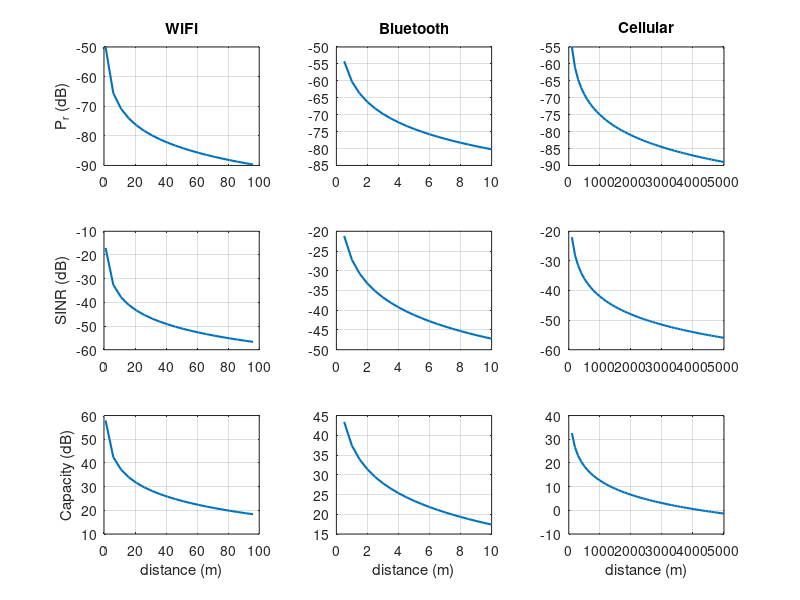
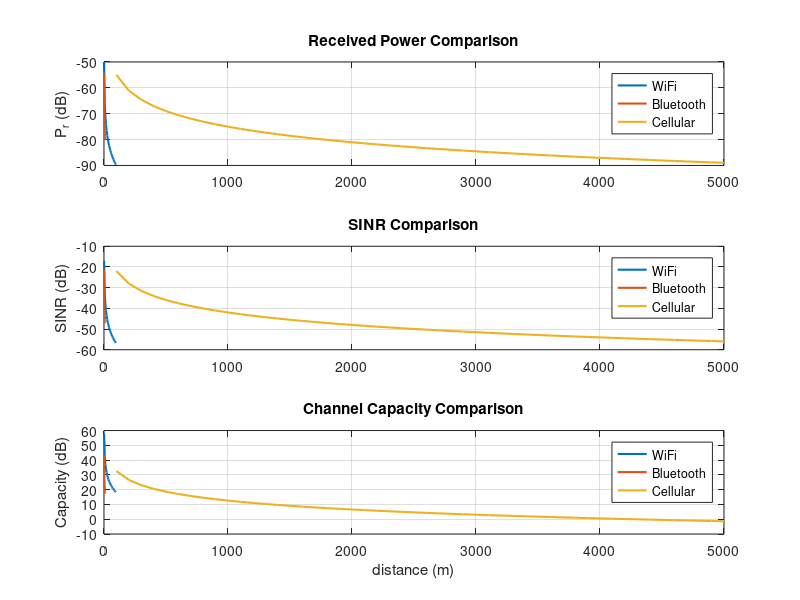

The MATLAB source for these figures, in order:
% communication_assignment.m
% Wireless Communication Performance Simulation
% Technologies: WiFi, Bluetooth, and Cellular
% This script calculates and plots received power, SINR, and channel capacity
% as a function of distance using the Friis transmission equation.

clear all;
close all;
clc;

%% Common parameters
G_t = 1;              % Transmitting antenna gain
G_r = 1;              % Receiving antenna gain
c = 3*1e8;            % Speed of light in m/s
Pn = 500*1e-6;        % Noise power in watts

%% Task 1: WiFi Simulation
f_wifi = 2.4*1e9;     % WiFi frequency in Hz (IEEE 802.11b)
BW_wifi = 22*1e6;     % WiFi bandwidth in Hz
d_wifi = 1:5:100;     % Distance range in meters
P_t_wifi = 100*1e-3;  % WiFi transmit power in watts
lamb_wifi = c/f_wifi; % WiFi wavelength

% Friis received power
Pr_wifi = (P_t_wifi*G_t*G_r*lamb_wifi^2)./((4*pi*d_wifi).^2);
Pr_wifi_dB = 10*log10(Pr_wifi);

% SINR calculation
SINR_wifi = Pr_wifi./Pn;
SINR_wifi_dB = 10*log10(SINR_wifi);

% Channel capacity
C_wifi = BW_wifi*log2(1 + SINR_wifi);
C_wifi_dB = 10*log10(C_wifi);

%% Task 2: Bluetooth Simulation
f_bluetooth = 2.45*1e9;       % Bluetooth frequency in Hz
BW_bluetooth = 2*1e6;         % Bluetooth bandwidth in Hz
d_bluetooth = 0.5:0.5:10;     % Distance range in meters
P_t_bluetooth = 10*1e-3;      % Bluetooth transmit power in watts
lamb_bluetooth = c/f_bluetooth;

Pr_bluetooth = (P_t_bluetooth*G_t*G_r*lamb_bluetooth^2)./((4*pi*d_bluetooth).^2);
Pr_bluetooth_dB = 10*log10(Pr_bluetooth);

SINR_bluetooth = Pr_bluetooth./Pn;
SINR_bluetooth_dB = 10*log10(SINR_bluetooth);

C_bluetooth = BW_bluetooth*log2(1 + SINR_bluetooth);
C_bluetooth_dB = 10*log10(C_bluetooth);

%% Task 3: Cellular Simulation
f_cellular = 850*1e6;         % Cellular frequency in Hz (2G GSM)
BW_cellular = 200*1e3;        % Cellular bandwidth in Hz
d_cellular = 100:100:5000;    % Distance range in meters
P_t_cellular = 40;            % Cellular transmit power in watts
lamb_cellular = c/f_cellular;

Pr_cellular = (P_t_cellular*G_t*G_r*lamb_cellular^2)./((4*pi*d_cellular).^2);
Pr_cellular_dB = 10*log10(Pr_cellular);

SINR_cellular = Pr_cellular./Pn;
SINR_cellular_dB = 10*log10(SINR_cellular);

C_cellular = BW_cellular*log2(1 + SINR_cellular);
C_cellular_dB = 10*log10(C_cellular);

%% Plot results for each technology
figure('Name','Wireless Communication Performance');

% Received Power plots
subplot(3,3,1);
plot(d_wifi, Pr_wifi_dB, 'LineWidth', 1.5);
title('WiFi');
ylabel('P_r (dB)');
grid on;

subplot(3,3,2);
plot(d_bluetooth, Pr_bluetooth_dB, 'LineWidth', 1.5);
title('Bluetooth');
grid on;

subplot(3,3,3);
plot(d_cellular, Pr_cellular_dB, 'LineWidth', 1.5);
title('Cellular');
grid on;

% SINR plots
subplot(3,3,4);
plot(d_wifi, SINR_wifi_dB, 'LineWidth', 1.5);
ylabel('SINR (dB)');
grid on;

subplot(3,3,5);
plot(d_bluetooth, SINR_bluetooth_dB, 'LineWidth', 1.5);
grid on;

subplot(3,3,6);
plot(d_cellular, SINR_cellular_dB, 'LineWidth', 1.5);
grid on;

% Capacity plots
subplot(3,3,7);
plot(d_wifi, C_wifi_dB, 'LineWidth', 1.5);
ylabel('Capacity (dB)');
xlabel('distance (m)');
grid on;

subplot(3,3,8);
plot(d_bluetooth, C_bluetooth_dB, 'LineWidth', 1.5);
xlabel('distance (m)');
grid on;

subplot(3,3,9);
plot(d_cellular, C_cellular_dB, 'LineWidth', 1.5);
xlabel('distance (m)');
grid on;

%% Task 4: Comparative Analysis
figure('Name','Comparative Analysis');

subplot(3,1,1);
plot(d_wifi, Pr_wifi_dB, 'LineWidth', 1.5); hold on;
plot(d_bluetooth, Pr_bluetooth_dB, 'LineWidth', 1.5);
plot(d_cellular, Pr_cellular_dB, 'LineWidth', 1.5);
title('Received Power Comparison');
ylabel('P_r (dB)');
legend('WiFi','Bluetooth','Cellular');
grid on;

subplot(3,1,2);
plot(d_wifi, SINR_wifi_dB, 'LineWidth', 1.5); hold on;
plot(d_bluetooth, SINR_bluetooth_dB, 'LineWidth', 1.5);
plot(d_cellular, SINR_cellular_dB, 'LineWidth', 1.5);
title('SINR Comparison');
ylabel('SINR (dB)');
legend('WiFi','Bluetooth','Cellular');
grid on;

subplot(3,1,3);
plot(d_wifi, C_wifi_dB, 'LineWidth', 1.5); hold on;
plot(d_bluetooth, C_bluetooth_dB, 'LineWidth', 1.5);
plot(d_cellular, C_cellular_dB, 'LineWidth', 1.5);
title('Channel Capacity Comparison');
ylabel('Capacity (dB)');
xlabel('distance (m)');
legend('WiFi','Bluetooth','Cellular');
grid on;

%% Display short numerical summary
fprintf('Wireless Communication Simulation Summary\n');
fprintf('-----------------------------------------\n');
fprintf('WiFi:      Pr at first distance = %.2f dB, Pr at last distance = %.2f dB\n', Pr_wifi_dB(1), Pr_wifi_dB(end));
fprintf('Bluetooth: Pr at first distance = %.2f dB, Pr at last distance = %.2f dB\n', Pr_bluetooth_dB(1), Pr_bluetooth_dB(end));
fprintf('Cellular:  Pr at first distance = %.2f dB, Pr at last distance = %.2f dB\n', Pr_cellular_dB(1), Pr_cellular_dB(end));
